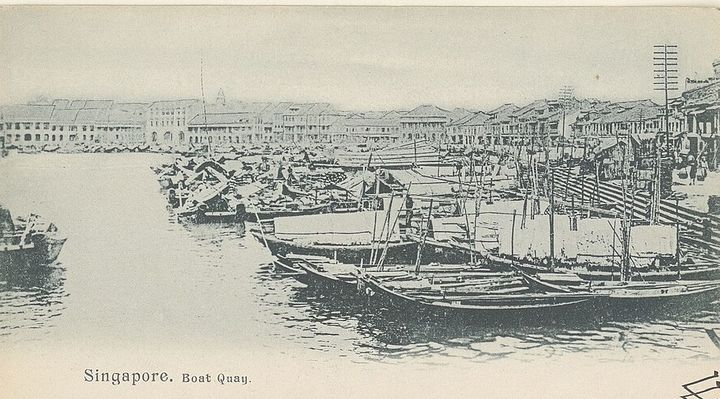
#> input picture assets/pc-boatquay.jpg, 720 x 399 px, given in place of pc-boatquay.jpg.jpg, which was not available
$ python sketch.py ../assets/pc-boatquay.jpg
#> lines starting #> are read from the running program, lines starting #| are printed output that depends on the picture; pictures that were not available may be replaced by others from this repository, and a replacement may not be noted
"""Turns postcard photos into pen-and-ink sketches (XDoG edges) saved as alpha masks.
Usage: python -I tools/sketch.py name ...   (reads assets/pc-<name>.jpg, writes assets/sk-<name>.webp)
"""
import os, sys
import numpy as np
from PIL import Image, ImageFilter, ImageOps

OUT = os.path.join(os.path.dirname(os.path.abspath(__file__)), '..', 'assets')
for name in sys.argv[1:]:
    im = Image.open(os.path.join(OUT, f'pc-{name}.jpg')).convert('L')
    im = ImageOps.autocontrast(im, cutoff=2)
    if im.width > 900:
        im = im.resize((900, round(im.height * 900 / im.width)), Image.LANCZOS)
    g1 = np.asarray(im.filter(ImageFilter.GaussianBlur(1.1))).astype(float) / 255
    g2 = np.asarray(im.filter(ImageFilter.GaussianBlur(1.8))).astype(float) / 255
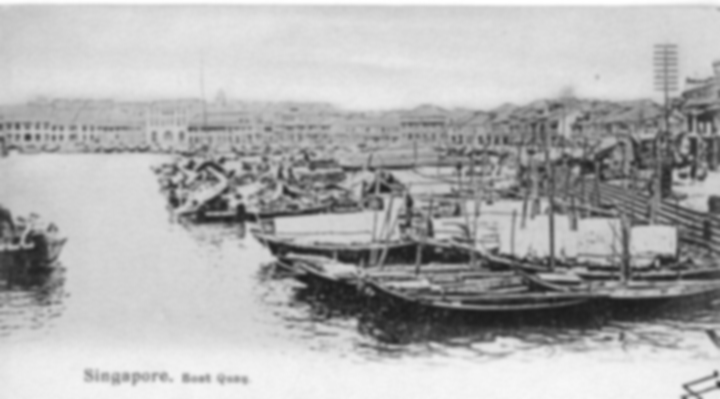
#> g2: shape (399, 720) float64; min 0.11, max 1, mean 0.691
    d = g1 - .985 * g2
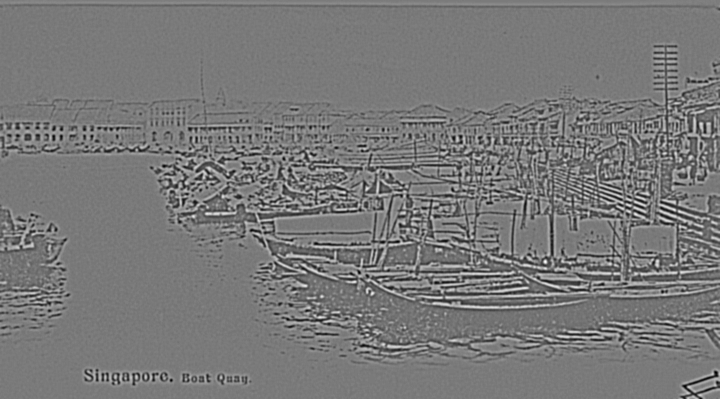
#> d: shape (399, 720) float64; min -0.216, max 0.262, mean 0.0104; drawn with min black and max white
    eps, phi = -.004, 120
    e = np.where(d > eps, 1.0, 1 + np.tanh(phi * (d - eps)))
    ink = np.clip(1 - e, 0, 1)
    # light hatching in the darkest areas so masses read as shading, not empty outlines
    dark = np.clip((.38 - g2) / .38, 0, 1)
    yy, xx = np.mgrid[0:ink.shape[0], 0:ink.shape[1]]
    hatch = ((xx + yy) % 5 == 0) * dark * .7
    a = np.clip(np.maximum(ink * 1.1, hatch), 0, 1)
    # fade the edges like a vignette sketch
    h, w = a.shape
#> h = 399; w = 720
    fy = np.clip(np.minimum(yy, h - 1 - yy) / (h * .12), 0, 1)
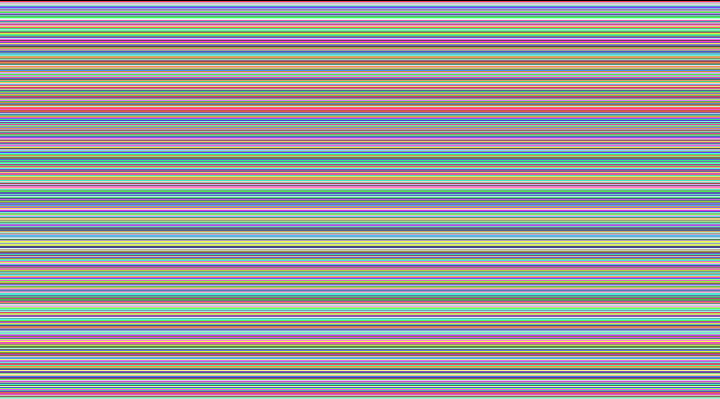
#> yy: shape (399, 720) int64; 399 distinct labels, from 0 to 398; one colour per label, 0 black
    fx = np.clip(np.minimum(xx, w - 1 - xx) / (w * .1), 0, 1)
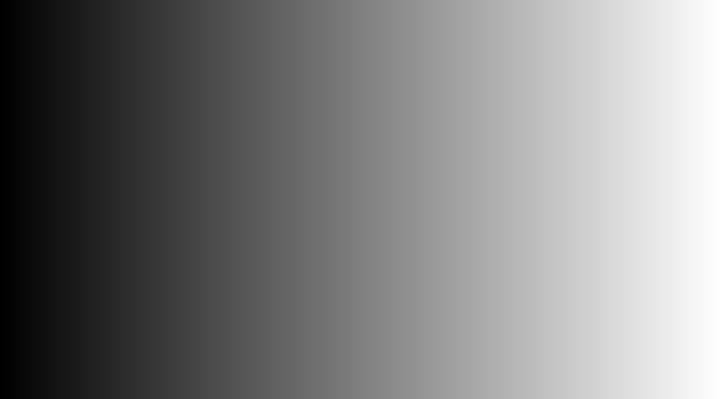
#> xx: shape (399, 720) int64; min 0, max 719, mean 359.5; drawn with min black and max white
    a = a * np.minimum(fx, fy)
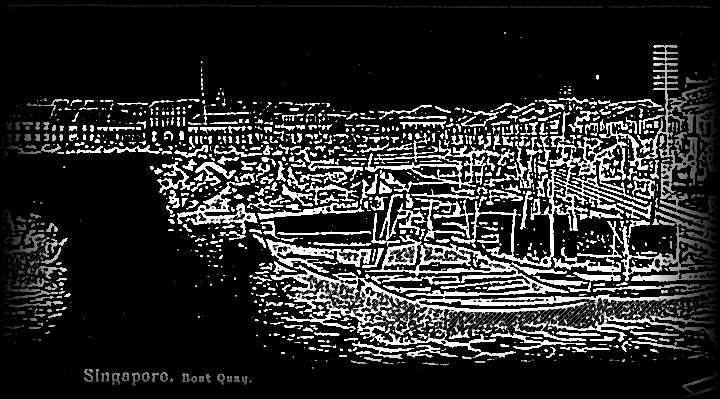
#> a: shape (399, 720) float64; min 0, max 1, mean 0.165
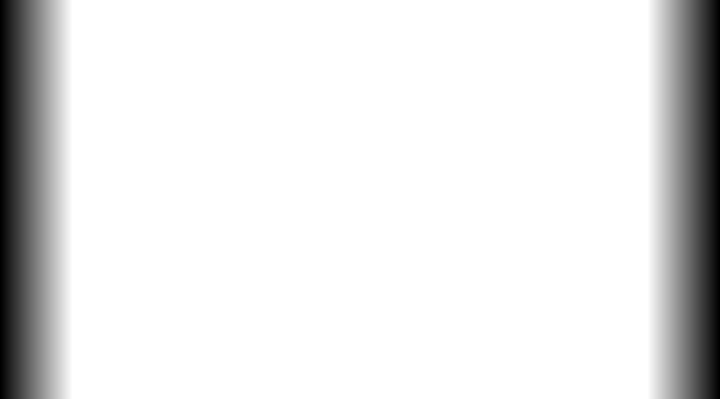
#> fx: shape (399, 720) float64; min 0, max 1, mean 0.899
    out = Image.fromarray((np.dstack([np.zeros_like(a)] * 3 + [a * 255])).astype(np.uint8), 'RGBA')
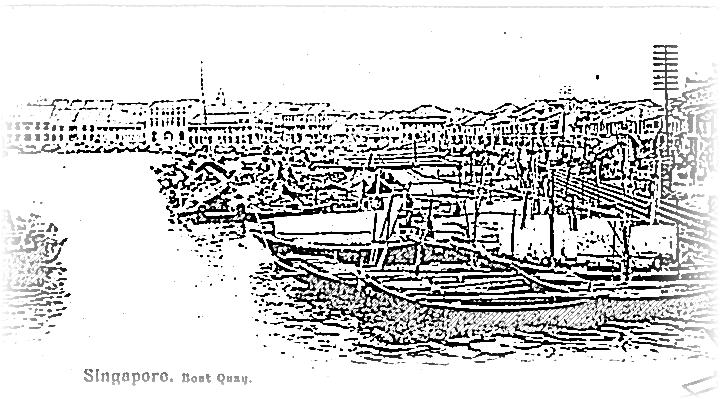
#> out: PIL image 720x399 RGBA; mean R, G, B, A 0, 0, 0, 42.2; transparent parts drawn white
    p = os.path.join(OUT, f'sk-{name}.webp')
    out.save(p, quality=72, method=4)
    print(name, out.size, os.path.getsize(p) // 1024, 'KB')
#| ../assets/pc-boatquay.jpg (720, 399) 39 KB

$ run again, on assets/pc-masjid.jpg
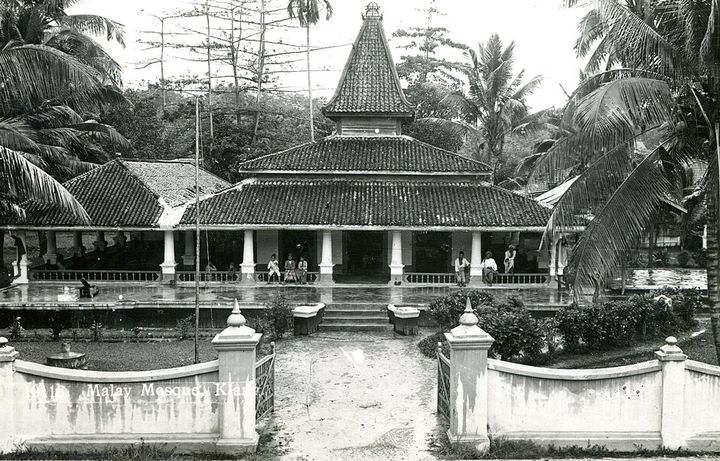
#> input picture assets/pc-masjid.jpg, 720 x 461 px, given in place of pc-masjid.jpg.jpg, which was not available
#> `fy = np.clip(np.minimum(yy, h - 1 - yy) / (h * .12), 0, 1)`:
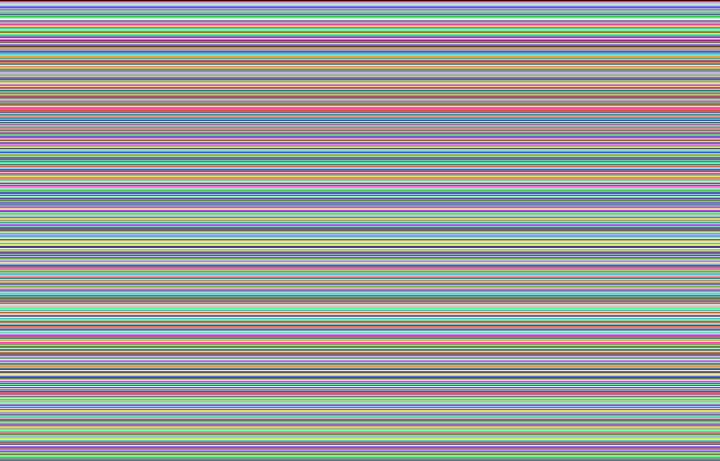
#> yy: shape (461, 720) int64; 461 distinct labels, from 0 to 460; one colour per label, 0 black
#> `out = Image.fromarray((np.dstack([np.zeros_like(a)] * 3 + [a * 255]))...`:
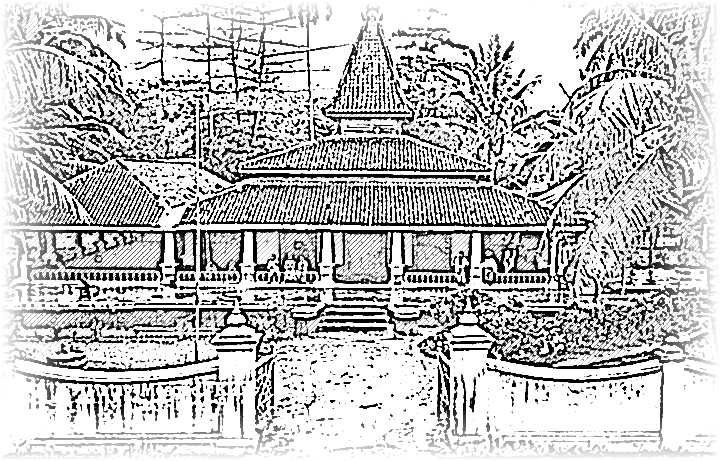
#> out: PIL image 720x461 RGBA; mean R, G, B, A 0, 0, 0, 62; transparent parts drawn white
#| ../assets/pc-masjid.jpg (720, 461) 108 KB

$ run again, on assets/pc-pasar.jpg
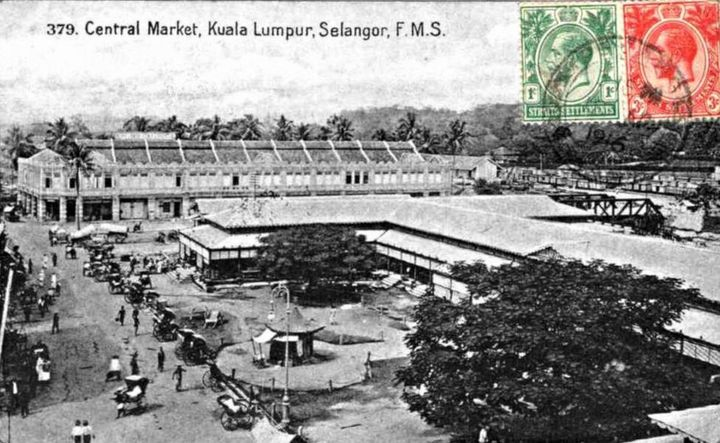
#> input picture assets/pc-pasar.jpg, 720 x 443 px, given in place of pc-pasar.jpg.jpg, which was not available
#> `fy = np.clip(np.minimum(yy, h - 1 - yy) / (h * .12), 0, 1)`:
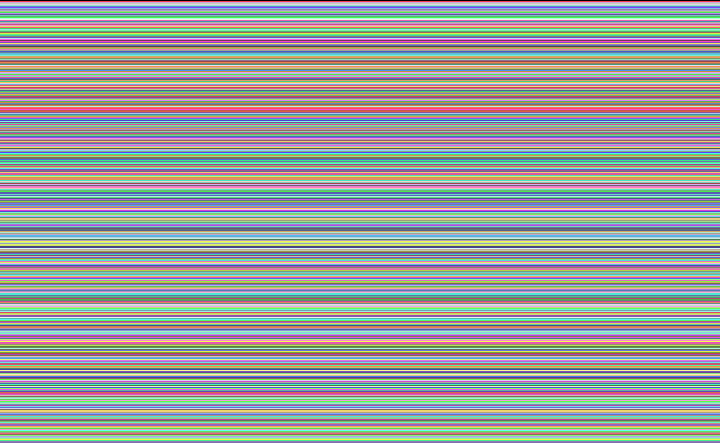
#> yy: shape (443, 720) int64; 443 distinct labels, from 0 to 442; one colour per label, 0 black
#> `out = Image.fromarray((np.dstack([np.zeros_like(a)] * 3 + [a * 255]))...`:
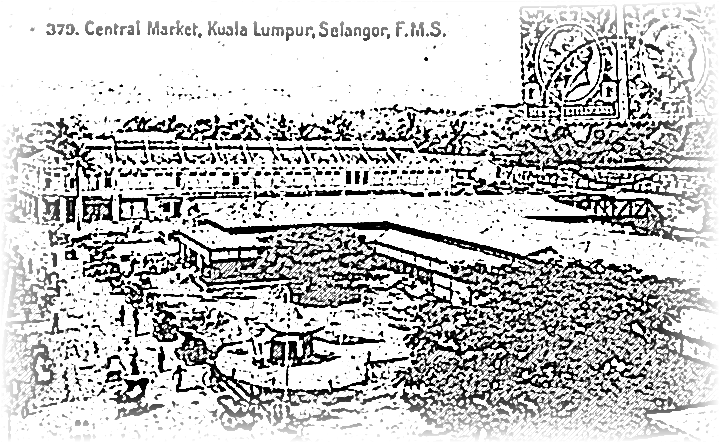
#> out: PIL image 720x443 RGBA; mean R, G, B, A 0, 0, 0, 57.2; transparent parts drawn white
#| ../assets/pc-pasar.jpg (720, 443) 84 KB

$ run again, on assets/pc-pinang.jpg
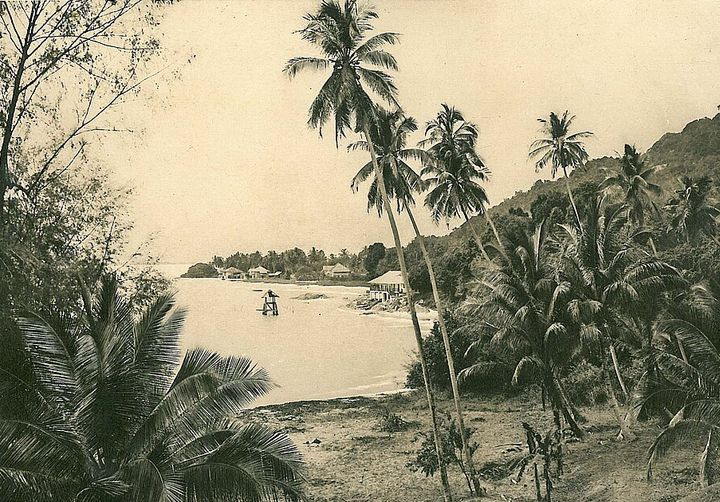
#> input picture assets/pc-pinang.jpg, 720 x 502 px, given in place of pc-pinang.jpg.jpg, which was not available
#> yy: shape (502, 720) int64; 502 distinct labels, from 0 to 501
#> `out = Image.fromarray((np.dstack([np.zeros_like(a)] * 3 + [a * 255]))...`:
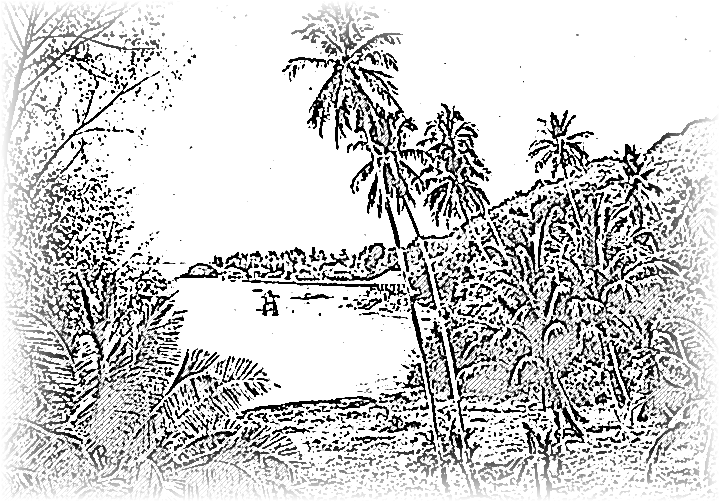
#> out: PIL image 720x502 RGBA; mean R, G, B, A 0, 0, 0, 47.6; transparent parts drawn white
#| ../assets/pc-pinang.jpg (720, 502) 101 KB
